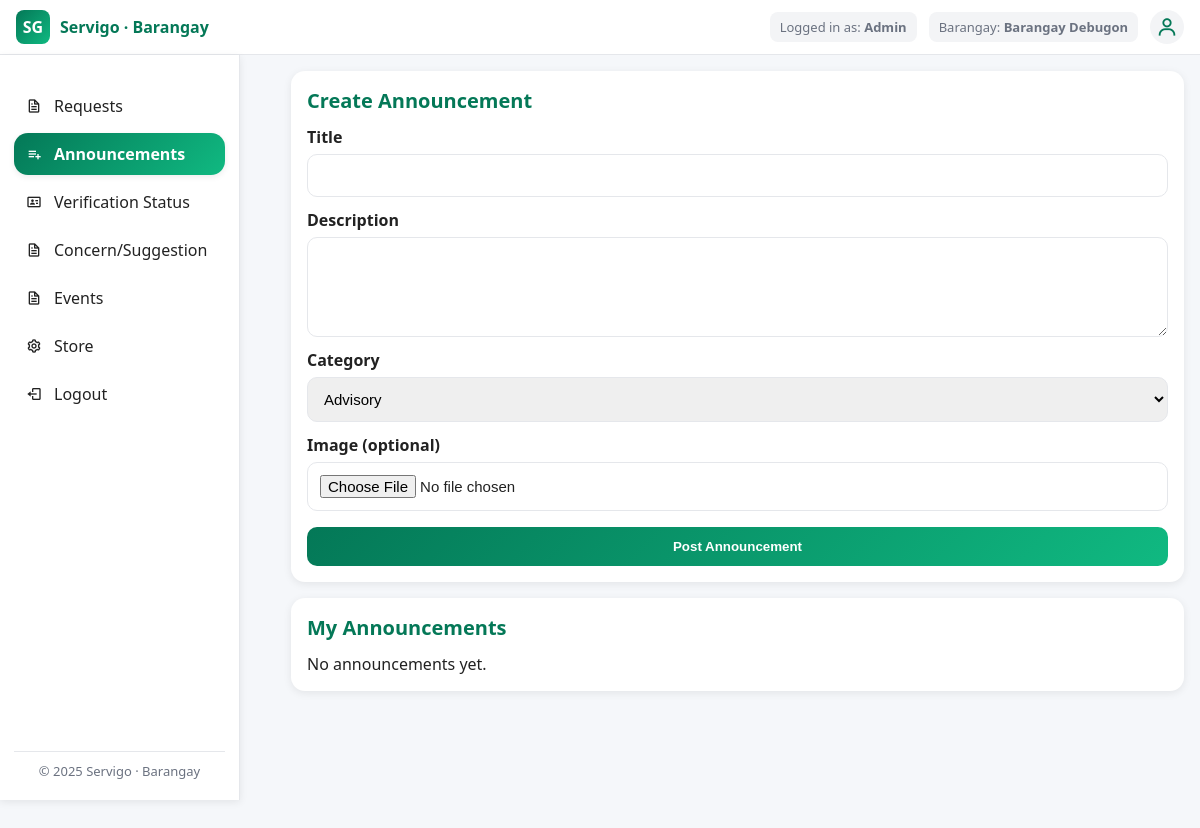
The app's page /Barangay/barangayAnnouncements.php (signed in), older data.
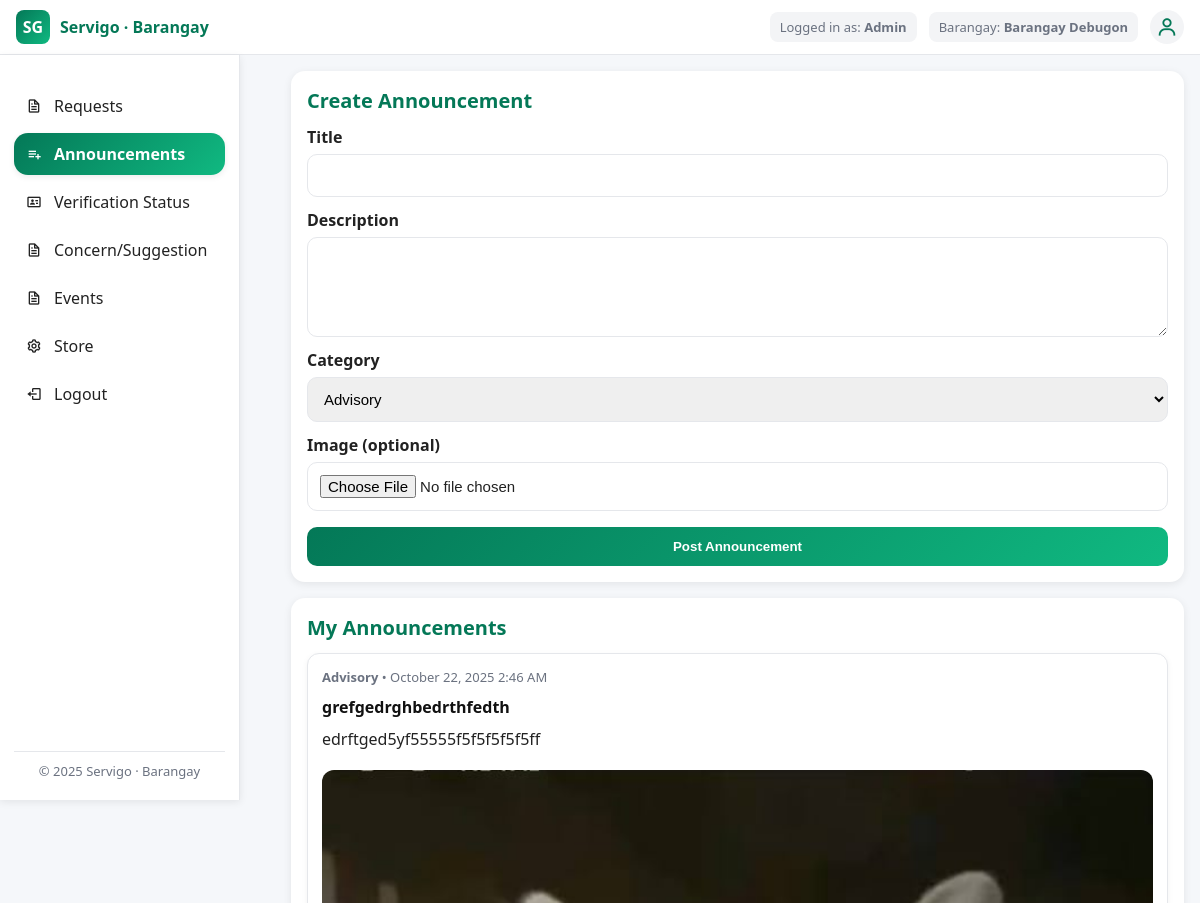
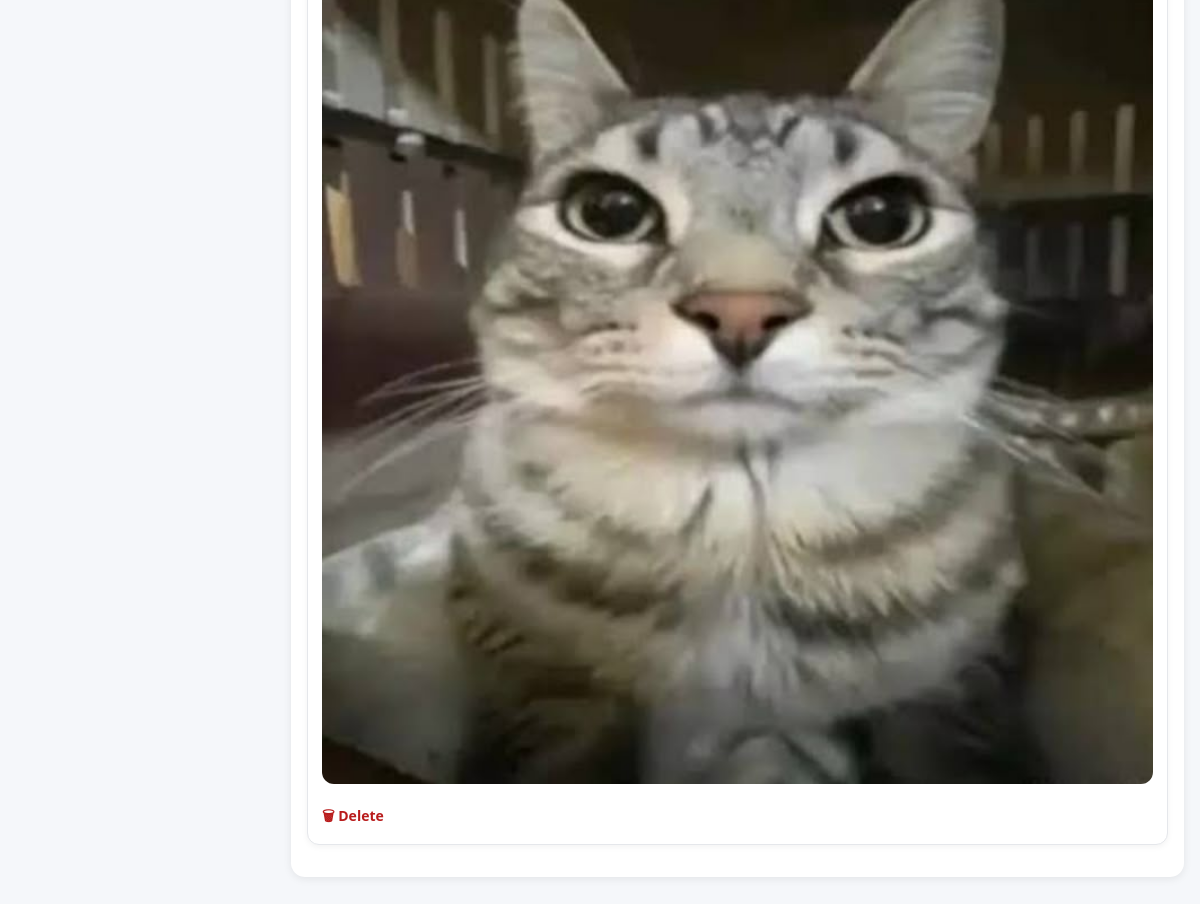
The same page, newer data (2 pictures, top to bottom).
### tables this page shows
CREATE TABLE `announcements` (
  `id` bigint(20) NOT NULL,
  `barangay_name` text NOT NULL,
  `title` text NOT NULL,
  `description` text NOT NULL,
  `category` varchar(100) NOT NULL DEFAULT 'Advisory',
  `image_url` text DEFAULT NULL,
  `image_path` text DEFAULT NULL,
  `created_at` datetime DEFAULT current_timestamp()
);

### Barangay/barangayAnnouncements.php (the view, shortened to what this page needs)
<?php
include 'Components/barangaySidebar.php';
include 'Components/barangayTopbar.php';
function resolveBarangayName(mysqli $conn): string {
    if (!empty($_SESSION['barangay_name'])) return $_SESSION['barangay_name'];
    die("<h3 style='color:#b91c1c;text-align:center;margin:48px 0;'>⚠️ Unable to resolve your barangay. Please re-login.</h3>");
}
$barangay_name = resolveBarangayName($conn);
?>
<!DOCTYPE html>
<html lang="en">
<head>
  <link href="https://unpkg.com/boxicons@2.1.4/css/boxicons.min.css" rel="stylesheet">
</head>
<body>
<div class="layout">
  <main class="main-content">
    <section class="card">
      <h2>Create Announcement</h2>
      <form method="POST" enctype="multipart/form-data">
        <label>Title</label>
        <input type="text" name="title" required>
        <label>Description</label>
        <textarea name="description" required></textarea>
        <label>Category</label>
        <select name="category" required>
          <option>Advisory</option>
        </select>
        <label>Image (optional)</label>
        <input type="file" name="image" accept="image/*">
        <button type="submit" class="btn">Post Announcement</button>
      </form>
    </section>
    <section class="card">
      <h2>My Announcements</h2>
      <?php
      $res = $conn->prepare("
          SELECT id, title, description, category, image_url, created_at
          FROM announcements
          WHERE barangay_name = ?
          ORDER BY created_at DESC
      ");
      $res->bind_param("s", $barangay_name);
      $res->execute();
      $result = $res->get_result();
      if ($result->num_rows === 0) {
          echo "<p>No announcements yet.</p>";
      } else {
          while ($row = $result->fetch_assoc()) {
              echo "<div class='post'>";
              echo "<div class='meta'><strong>" . htmlspecialchars($row['category']) . "</strong> • " .
                   date("F j, Y g:i A", strtotime($row['created_at'])) . "</div>";
              echo "<h3>" . htmlspecialchars($row['title']) . "</h3>";
              echo "<p>" . nl2br(htmlspecialchars($row['description'])) . "</p>";
              if (!empty($row['image_url'])) {
                  $imgSrc = '/' . ltrim($row['image_url'], '/');
                  echo "<img src='" . htmlspecialchars($imgSrc) . "' alt='Announcement Image'>";
              }
              echo "<form method='POST' style='margin-top:8px;'>
                      <input type='hidden' name='delete_id' value='" . $row['id'] . "'>
                      <button type='submit' name='delete' class='delete'>🗑 Delete</button>
                    </form>";
              echo "</div>";
          }
      }
      ?>
    </section>
  </main>
</div>
</body>
</html>

Row changes from the older to the newer data that the page shows:
added announcements: category "Advisory", created_at "October 22, 2025 2:46 AM", title "grefgedrghbedrthfedth", description "edrftged5yf55555f5f5f5f5f5ff", image_url (picture)
Text that changed along with them:
text no longer shown: "No announcements yet."
